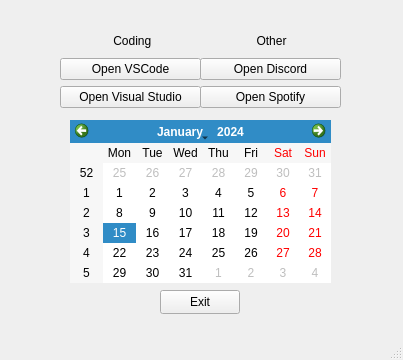
<?xml version="1.0" encoding="UTF-8"?>
<ui version="4.0">
 <class>MainWindow</class>
 <widget class="QMainWindow" name="MainWindow">
  <property name="geometry">
   <rect>
    <x>0</x>
    <y>0</y>
    <width>403</width>
    <height>360</height>
   </rect>
  </property>
  <property name="minimumSize">
   <size>
    <width>403</width>
    <height>360</height>
   </size>
  </property>
  <property name="windowTitle">
   <string>MainWindow</string>
  </property>
  <widget class="QWidget" name="centralwidget">
   <widget class="QCalendarWidget" name="calendarWidget">
    <property name="geometry">
     <rect>
      <x>70</x>
      <y>120</y>
      <width>261</width>
      <height>163</height>
     </rect>
    </property>
   </widget>
   <widget class="QPushButton" name="pushButton_3">
    <property name="geometry">
     <rect>
      <x>160</x>
      <y>290</y>
      <width>80</width>
      <height>24</height>
     </rect>
    </property>
    <property name="text">
     <string>Exit</string>
    </property>
   </widget>
   <widget class="QWidget" name="">
    <property name="geometry">
     <rect>
      <x>60</x>
      <y>30</y>
      <width>141</width>
      <height>78</height>
     </rect>
    </property>
    <layout class="QVBoxLayout" name="verticalLayout">
     <item>
      <widget class="QLabel" name="label_2">
       <property name="text">
        <string>                Coding</string>
       </property>
      </widget>
     </item>
     <item>
      <widget class="QPushButton" name="vscodeButton">
       <property name="text">
        <string>Open VSCode</string>
       </property>
      </widget>
     </item>
     <item>
      <widget class="QPushButton" name="pushButton">
       <property name="text">
        <string>Open Visual Studio</string>
       </property>
      </widget>
     </item>
    </layout>
   </widget>
   <widget class="QWidget" name="">
    <property name="geometry">
     <rect>
      <x>200</x>
      <y>30</y>
      <width>141</width>
      <height>78</height>
     </rect>
    </property>
    <layout class="QVBoxLayout" name="verticalLayout_2">
     <item>
      <widget class="QLabel" name="label_3">
       <property name="text">
        <string>                 Other</string>
       </property>
      </widget>
     </item>
     <item>
      <widget class="QPushButton" name="pushButton_2">
       <property name="text">
        <string>Open Discord</string>
       </property>
      </widget>
     </item>
     <item>
      <widget class="QPushButton" name="spotifyButton">
       <property name="enabled">
        <bool>true</bool>
       </property>
       <property name="mouseTracking">
        <bool>false</bool>
       </property>
       <property name="tabletTracking">
        <bool>false</bool>
       </property>
       <property name="acceptDrops">
        <bool>false</bool>
       </property>
       <property name="text">
        <string>Open Spotify</string>
       </property>
       <property name="checkable">
        <bool>false</bool>
       </property>
       <property name="checked">
        <bool>false</bool>
       </property>
       <property name="autoRepeat">
        <bool>false</bool>
       </property>
       <property name="autoExclusive">
        <bool>false</bool>
       </property>
      </widget>
     </item>
    </layout>
   </widget>
  </widget>
  <widget class="QMenuBar" name="menubar">
   <property name="geometry">
    <rect>
     <x>0</x>
     <y>0</y>
     <width>403</width>
     <height>21</height>
    </rect>
   </property>
  </widget>
  <widget class="QStatusBar" name="statusbar"/>
 </widget>
 <resources/>
 <connections/>
</ui>
